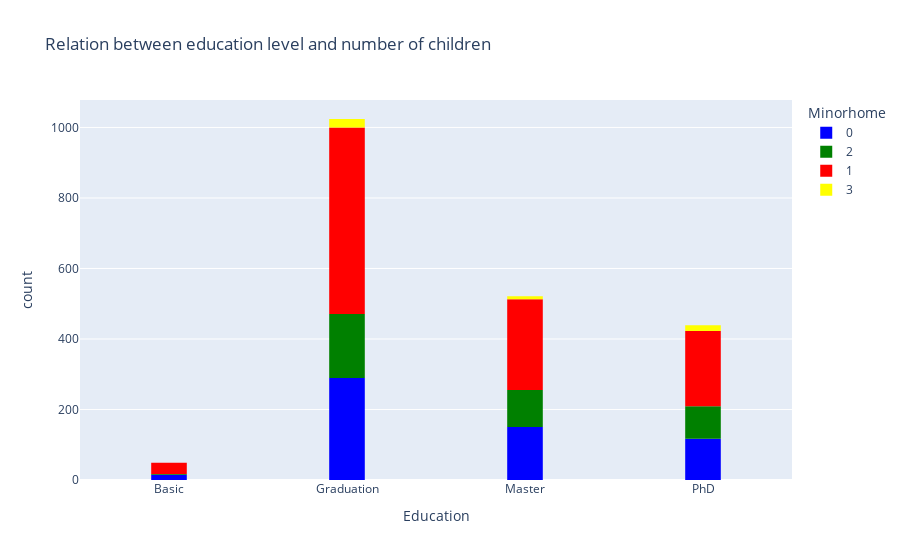

Notebook cell for this chart:
### Code cell
fig = px.histogram(df_educ_child, 
                   x='Education', 
                   category_orders=dict(Education=["Basic", "Graduation", "Master", "PhD"]),
                   color='Minorhome', 
                   color_discrete_sequence=['blue', 'green','red','yellow'], 
                   title='Relation between education level and number of children')
fig.update_layout(bargap=0.8)
fig.show()

### Figure 1 — Plotly figure (JSON) as saved in the notebook; plotly's stock layout.template omitted (floating-point values rounded to 4 significant figures; data arrays with more than 128 entries replaced by an {"elided": "..."} marker saying what was removed)
{"data": [{"alignmentgroup": "True", "bingroup": "x", "hovertemplate": "Minorhome=0<br>Education=%{x}<br>count=%{y}<extra></extra>", "legendgroup": "0", "marker": {"color": "blue", "pattern": {"shape": ""}}, "name": "0", "offsetgroup": "0", "orientation": "v", "showlegend": true, "type": "histogram", "x": {"elided": "571 str values"}, "xaxis": "x", "yaxis": "y"}, {"alignmentgroup": "True", "bingroup": "x", "hovertemplate": "Minorhome=2<br>Education=%{x}<br>count=%{y}<extra></extra>", "legendgroup": "2", "marker": {"color": "green", "pattern": {"shape": ""}}, "name": "2", "offsetgroup": "2", "orientation": "v", "showlegend": true, "type": "histogram", "x": {"elided": "381 str values"}, "xaxis": "x", "yaxis": "y"}, {"alignmentgroup": "True", "bingroup": "x", "hovertemplate": "Minorhome=1<br>Education=%{x}<br>count=%{y}<extra></extra>", "legendgroup": "1", "marker": {"color": "red", "pattern": {"shape": ""}}, "name": "1", "offsetgroup": "1", "orientation": "v", "showlegend": true, "type": "histogram", "x": {"elided": "1033 str values"}, "xaxis": "x", "yaxis": "y"}, {"alignmentgroup": "True", "bingroup": "x", "hovertemplate": "Minorhome=3<br>Education=%{x}<br>count=%{y}<extra></extra>", "legendgroup": "3", "marker": {"color": "yellow", "pattern": {"shape": ""}}, "name": "3", "offsetgroup": "3", "orientation": "v", "showlegend": true, "type": "histogram", "x": ["Graduation", "Graduation", "PhD", "PhD", "Master", "Graduation", "Master", "Graduation", "Graduation", "Master", "PhD", "Graduation", "Graduation", "PhD", "PhD", "Graduation", "Graduation", "Graduation", "Master", "Graduation", "PhD", "Master", "PhD", "PhD", "Graduation", "Graduation", "PhD", "Graduation", "PhD", "PhD", "Graduation", "Graduation", "PhD", "Graduation", "Graduation", "Graduation", "PhD", "PhD", "PhD", "Graduation", "PhD", "Graduation", "Master", "Graduation", "Graduation", "Graduation", "Master", "Master"], "xaxis": "x", "yaxis": "y"}], "layout": {"bargap": 0.8, "barmode": "relative", "legend": {"title": {"text": "Minorhome"}, "tracegroupgap": 0}, "title": {"text": "Relation between education level and number of children"}, "xaxis": {"anchor": "y", "categoryarray": ["Basic", "Graduation", "Master", "PhD"], "categoryorder": "array", "domain": [0, 1], "title": {"text": "Education"}}, "yaxis": {"anchor": "x", "domain": [0, 1], "title": {"text": "count"}}}}
